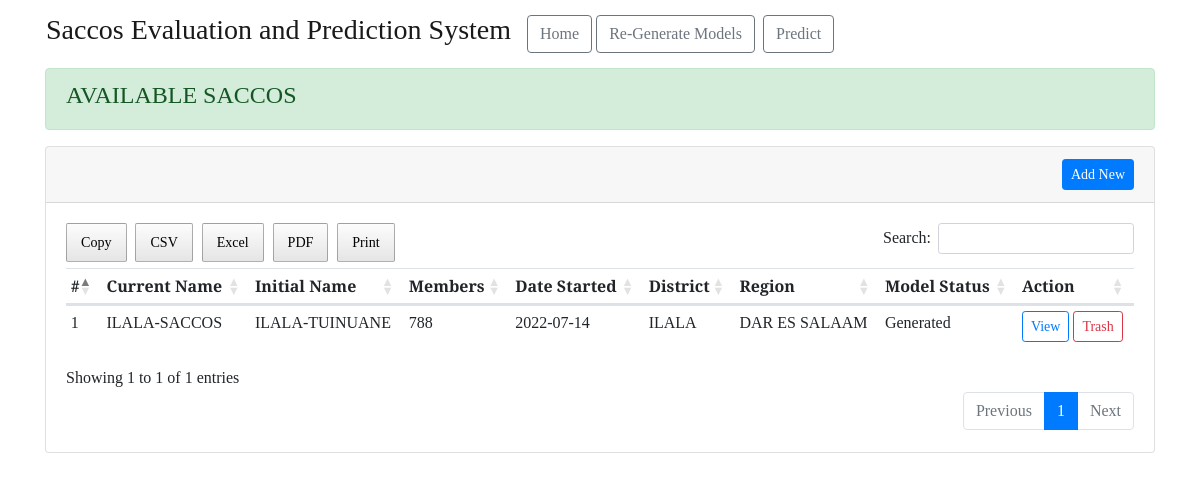
The page / on the database its author committed.
### saccoss_prediction/models.py (models this page shows)
class Saccos(db.Model):
    id = db.Column(db.Integer, primary_key=True)
    initial_name = db.Column(db.String(1000))
    current_name = db.Column(db.String(1000))
    start_date = db.Column(db.Date)
    reg_number = db.Column(db.String(1000))
    district = db.Column(db.String(1000))
    region = db.Column(db.String(1000))
    start_members = db.Column(db.Integer)
    current_members = db.Column(db.String(1000))
    date_created = db.Column(
        db.DateTime, nullable=False, default=datetime.utcnow)
    prediction_models = db.relationship(
        'PredictionModels', cascade="all,delete", backref='author', lazy=True)
    evaluations = db.relationship(
        'Evaluations', cascade="all,delete", backref='author', lazy=True)
    actual_and_predicted = db.relationship(
        'ActualAndPredicted', cascade="all,delete", backref='author', lazy=True)
    feature_importances = db.relationship(
        'FeatureImportances', cascade="all,delete", backref='author', lazy=True)

### saccoss_prediction/main.py (the view)
@main.route('/')
def index():
    list_of_saccos = Saccos.query.all()
    title = 'Saccos Evaluation and Prediction System (SEPS)'
    return render_template(
        'index.html',
        title=title,
        list_of_saccos=list_of_saccos
    )

### saccoss_prediction/templates/index.html (shortened to what this page needs)
{% extends "base.html" %} {% block head %} {{ super() }}
<link rel="stylesheet" href="{{ url_for('static', filename= 'extended_beauty.css') }}" />
{% endblock %} {% block content %}
<div class="page">
    <div class="container">
        <div class="alert alert-success" role="alert">
            <h4>AVAILABLE SACCOS</h4>
        </div>
    <div class="card mb-2">
        <div class="card-header container-fluid">
            <div class="row">
                <div class="col-md-10">
                </div>
                <div class="col-md-2 float-right">
                    <button class="btn btn-sm btn-primary float-right" data-toggle="collapse"
                        data-target="#addSaccossCollapse">
                         Add New
                    </button>
                </div>
            </div>
        </div>
        <div class="card-body">
            <div class="table-responsive">
                <table class="table table-sm" id="dataTable">
                    <thead>
                        <tr>
                            <th>#</th>
                            <th>Current Name</th>
                            <th>Initial Name</th>
                            <th>Members</th>
                            <th>Date Started</th>
                            <th>District</th>
                            <th>Region</th>
                            <th>Model Status</th>
                            <th>Action</th>
                        </tr>
                    </thead>
                    <tbody>
                        {% for saccoss in list_of_saccos %}
                        {% set men, women = saccoss.current_members.split('_') %}
                        <tr>
                            <td> {{ loop.index }} </td>
                            <td> {{ saccoss.current_name }} </td>
                            <td> {{ saccoss.initial_name }} </td>
                            <td> {{ (men | int + women | int) }} </td>
                            <td>{{ saccoss.start_date.strftime('%Y-%m-%d') }}</td>
                            <td> {{ saccoss.district }} </td>
                            <td> {{ saccoss.region }} </td>
                            <td> {{ 'Generated' if saccoss.prediction_models else 'Not Generated' }} </td>
                            <td>
                                <a href="{{ url_for('main.view_saccos', saccos_id=saccoss.id) }}"
                                    class="btn btn-outline-primary btn-sm" role="button">View
                                </a>
                                <a href="{{ url_for('main.delete_saccos', saccos_id=saccoss.id) }}"
                                    class="btn btn-outline-danger btn-sm" role="button">Trash
                                </a>
                            </td>
                        </tr>
                        {% endfor %}
                    </tbody>
                </table>
            </div>
        </div>
    </div>
</div>
</div>
{% endblock %}

### saccoss_prediction/static/beauty.css (style rules this page uses)
* { font-family: "Arvo", serif; }

### saccoss_prediction/static/extended_beauty.css (style rules this page uses)
h1, h2, h4, p { font-family: "Arvo", serif; }

### rows shown on the page
Saccos: current_name "ILALA-SACCOS", initial_name "ILALA-TUINUANE", value "788", start_date "2022-07-14", district "ILALA", region "DAR ES SALAAM", prediction_models "Generated"
